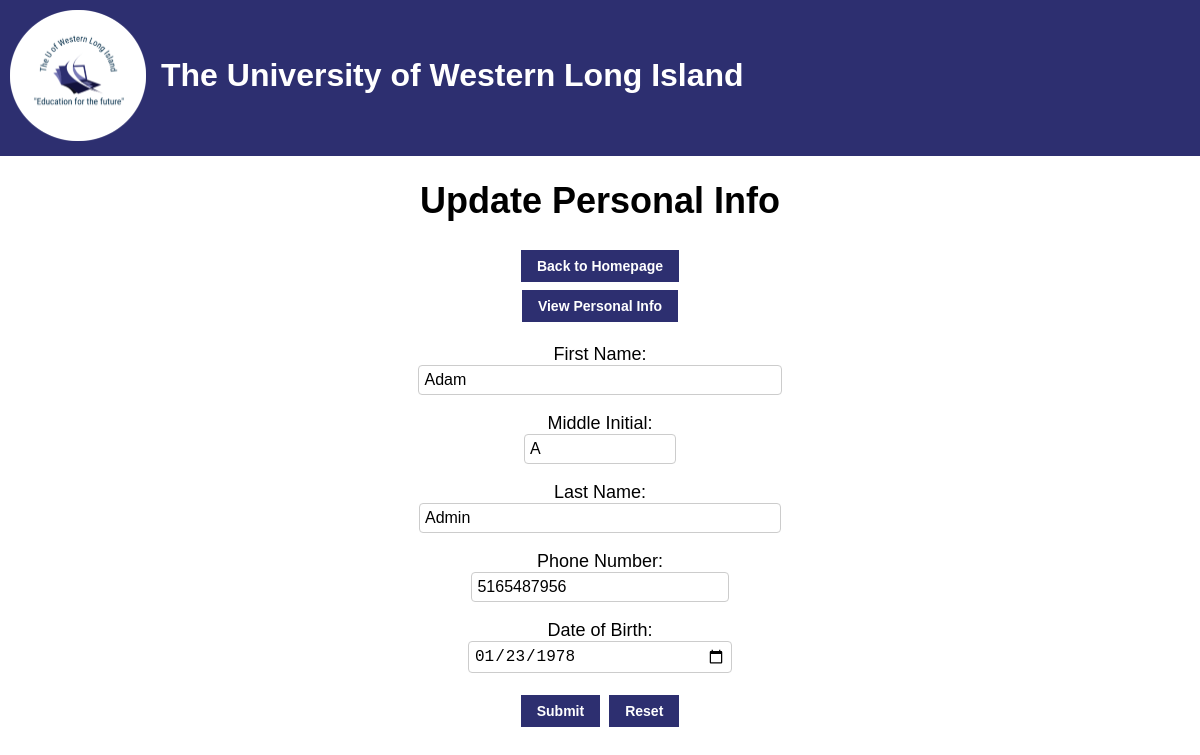
Page /UpdatePersonalInfo.php (signed in) on the committed database.
### tables this page shows
CREATE TABLE IF NOT EXISTS User (
  `ID` int(6) NOT NULL AUTO_INCREMENT unique,
  `type` varchar(8) NOT NULL,
  `email` varchar(255) NOT NULL unique,
  `password` varchar(255) NOT NULL,
  `first_Name` varchar(255) NOT NULL,
  `middle_Initial` varchar(1) DEFAULT NULL,
  `last_Name` varchar(255) NOT NULL,
  `phone_Number` varchar(10) DEFAULT NULL,
  `DOB` varchar(10) DEFAULT NULL,
  `hidden` boolean default False,
  PRIMARY KEY (`ID`)
);

### UpdatePersonalInfo.php (the view, shortened to what this page needs)
<link rel="stylesheet" href="stylesheet.css">
<!doctype html>
<html>
<head>
    <ul>
    <li><img src = "UpdatedLogo.png" style="width:136;height:131;padding:10px;"></li>
    <li><div class="heading">The University of Western Long Island</div></li>
    </ul>
</head>
<body>
    <h1>Update Personal Info</h1>
    <a href="BackToHomepage.php">Back to Homepage</a><br>
    <a href="ViewPersonalInfo.php">View Personal Info</a><br>
    <?php
        $servername = "localhost";
        $username = "root";
        $password = "";
        $dbname = "RegistrationSystem";
        $conn = new mysqli($servername, $username, $password, $dbname);
        $sql = "SELECT * FROM user WHERE ID = '" . $_SESSION["ID"] . "'";
        $result = $conn->query($sql);
        $row = $result->fetch_assoc();
        $fname = $row["first_Name"];
        $mname = $row["middle_Initial"];
        $lname = $row["last_Name"];
        $phone = $row["phone_Number"];
        $dob = $row["DOB"];
    ?>
    <form method="post" action="UpdatePersonalInfoPost.php">
        <p>
            <label>
                First Name:
                <input name="fname" type="text" size="25" maxlength="255" required value="<?php echo $fname ?>">
            </label>
        </p>
        <p>
            <label>
                Middle Initial:
                <input name="mname" type="text" size="1" maxlength="1" required value="<?php echo $mname ?>">
            </label>
        </p>
        <p>
            <label>
                Last Name:
                <input name="lname" type="text" maxlength="255" required size="25" value="<?php echo $lname ?>">
            </label>
        </p>
         <p>
            <label>
                Phone Number:
                <input name="phone" type="text" size="10" maxlength="10" value="<?php echo $phone ?>">
            </label>
        </p>
        <p>
            <label>
                Date of Birth:
                <input name="dob" type="date" size="10" value="<?php echo $dob ?>">
            </label>
        </p>
        <p>
            <input type="submit" value="Submit">
            <input type="reset" value="Reset">
        </p>
    </form>
</body>
</html>

### stylesheet.css (style rules this page uses)
ul { list-style-type: none; color: white; margin: 0; padding: 0; overflow: hidden; background-color: #2D2F70; top: 0; }
li { float: left; color: white; }
.heading { color: white; font-size: xx-large; margin-top: 57px; margin-left: 5px; font-weight: bold; }
body { background-color: white; background-repeat: no-repeat; background-position: left top; margin-top:0px; margin-left: 0px; margin-right: 0px; text-align: center; font-size: large; font-family: Arial, Helvetica, sans-serif; }
h1 { color: black; }
p { color: black; }
input[type=text], [type=email], [type=password], [type=date], [type=number], select, textarea { width: 100%; padding: 5px; border: 1px solid #ccc; border-radius: 4px; resize: vertical; font-size: 16px; }
label { padding: 0; display: inline-block; }
input[type=submit], [type=reset] { -webkit-appearance: button-bevel; -moz-appearance: button-bevel; appearance: button-bevel; background-color: #2D2F70; border: none; color: white; font-weight: bold; padding: 8px 16px; text-align: center; text-decoration: none; display: inline-block; font-size: 14px; margin: 4px 2px; -webkit-transition-duration: 0.4s; transition-duration: 0.4s; cursor: pointer; }
a { -webkit-appearance: button-bevel; -moz-appearance: button-bevel; appearance: button-bevel; background-color: #2D2F70; border: none; color: white; font-weight: bold; padding: 8px 16px; text-align: center; text-decoration: none; display: inline-block; font-size: 14px; margin: 4px 2px; -webkit-transition-duration: 0.4s; transition-duration: 0.4s; cursor: pointer; }

### rows in the picture
user: fname "Adam", mname "A", lname "Admin", phone "5165487956", dob "01/23/1978"
